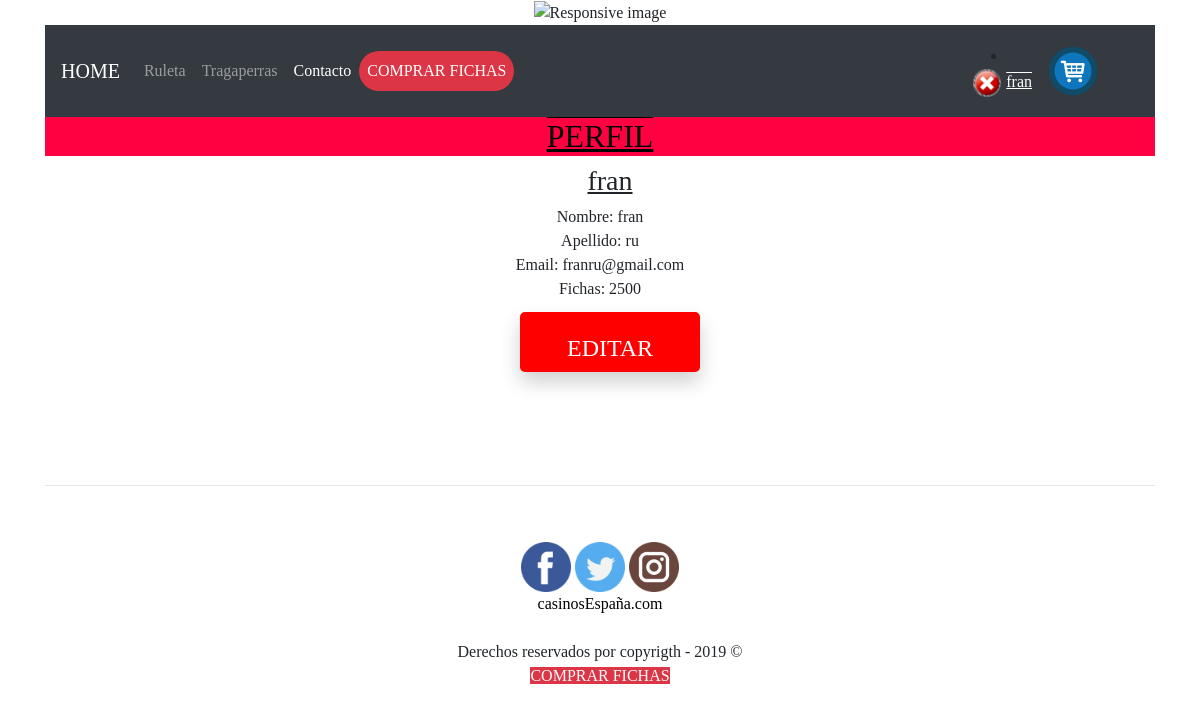
Screenshot of /index.php?ctl=usuario&id=2 (signed in) with the database file from the repository.
### tables this page shows
CREATE TABLE usuarios ( 
	id INT(4) NOT NULL AUTO_INCREMENT , 
	nombre VARCHAR(35) , 
	apellido VARCHAR(35) , 
	correo VARCHAR(100) NOT NULL , 
	fichas INT(9) , 
	contrasenna VARCHAR(30) NOT NULL , 
	CONSTRAINT CLAVE_UNICA_CORREO UNIQUE (correo),
	PRIMARY KEY (id) 
);

### app/controller.php (called while the page is built, shortened)
<?php
class Controller {
    public function usuario(){
        $m = new Model(Config::$mvc_bd_nombre, Config::$mvc_bd_usuario, Config::$mvc_bd_clave, Config::$mvc_bd_hostname);
       if ($_SERVER['REQUEST_METHOD'] == 'GET') {
           $params = array(
               'perfil' => $m->dameUsuario($_GET['id']),
           );
        }
        require __DIR__ . '/templates/perfil.php';
    }
}

### app/model.php (called while the page is built, shortened)
<?php
class Model {
    protected $conexion;
    public function __construct($dbname, $dbuser, $dbpass, $dbhost) {
        $mvc_bd_conexion = new mysqli($dbhost, $dbuser, $dbpass, $dbname);
        $mvc_bd_conexion->set_charset("utf8");
        $this->conexion = $mvc_bd_conexion;
    }
    public function dameUsuario($id){
        $sql = "select * from usuarios where id=$id";
        $result = $this->conexion->query($sql);
        $row = $result->fetch_assoc();
        return $row;
    }
}

### app/templates/perfil.php (the view, shortened to what this page needs)
    <h2>PERFIL</h2>
<div id="menuVenta">
	<h3 style="margin-left: 20px;"><?php echo $params['perfil']['nombre']?> </h3>
	<div id="datos_perfil">
		<div>
			Nombre: <?php echo $params['perfil']['nombre']?> <br/>
			Apellido: <?php echo $params['perfil']['apellido']?> <br/>
			Email: <?php echo $params['perfil']['correo']?> <br/>
			Fichas: <?php echo $params['perfil']['fichas']?> <br/>
		</div>
<br/><br/><br/>
		<div id="editarPerfil" class="btn btn-primary">EDITAR</div>
		<br/><br/>
	</div>
</div>
 <?php require_once __DIR__ . '.\layout.php' ?>

### web/css/estilo.css (style rules this page uses)
body { font-family: Georgia, "Times New Roman", Times, serif; background-image: url("../web/img/imagenesHome/fondo.jpg"); text-align: center; }
h2 { color: black; text-decoration: underline overline; background-color: #FF0040; }
h3 { text-decoration: underline; }
#editarPerfil { text-align: center; background-color: red; display: inline-block; cursor: pointer; color: #fff; margin-left: 20px; margin-top: -80px; width: 180px; height: 60px; font-size: 24px; line-height: 60px; border: 0; border-radius: 5px; box-shadow: 0 10px 20px 0 rgba(0,0,0,.19); margin-bottom: 10px; }

### rows the page displays
usuarios: nombre "fran", apellido "ru", correo "franru@gmail.com", fichas "2500"

### other values shown
$_SESSION['nombre'] "fran"
